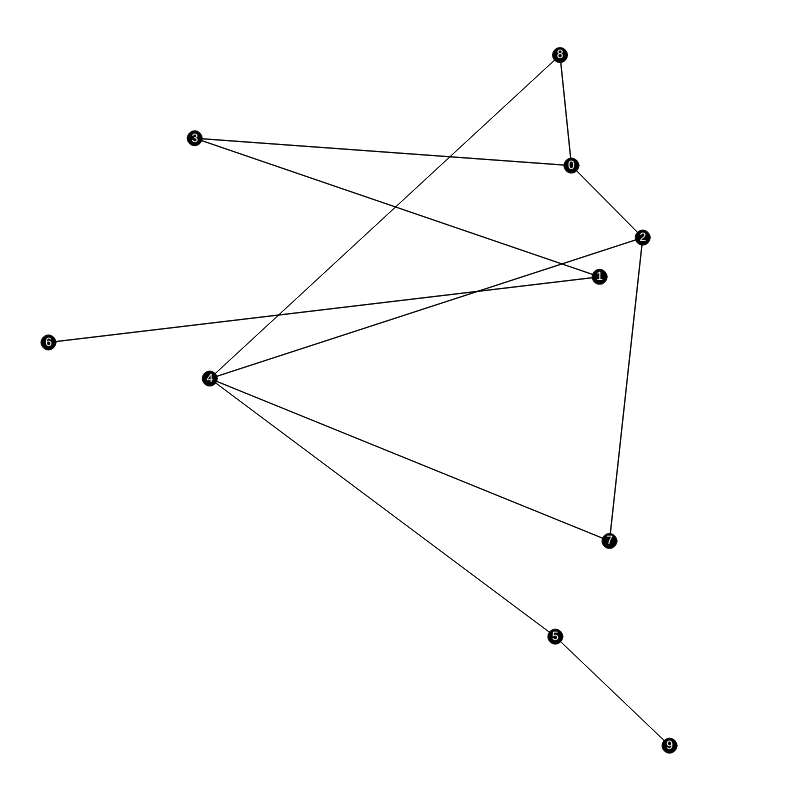
Frame 1 (no input)
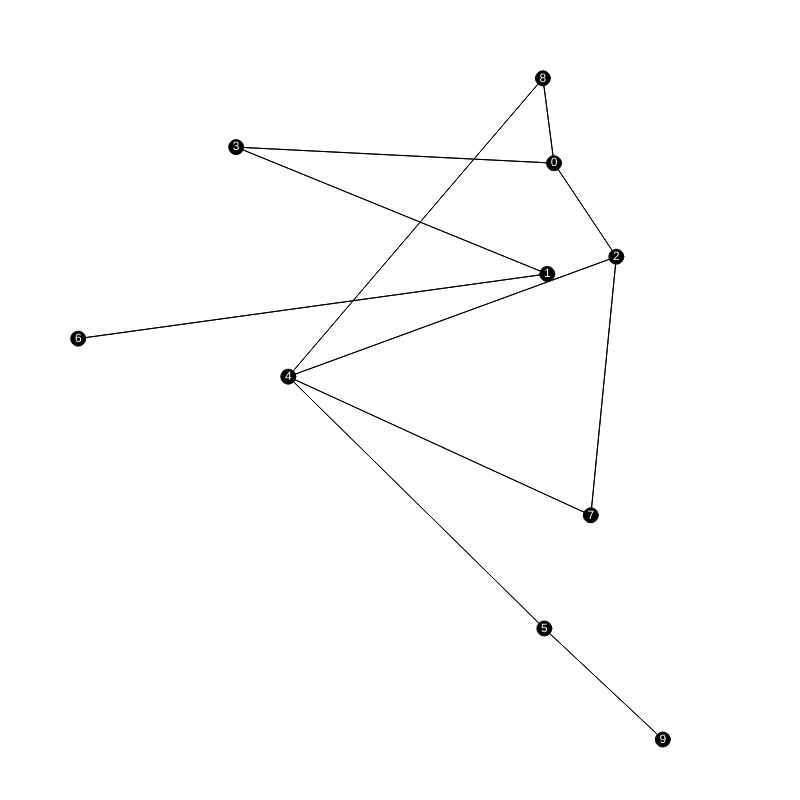
Frame 60 (no input)
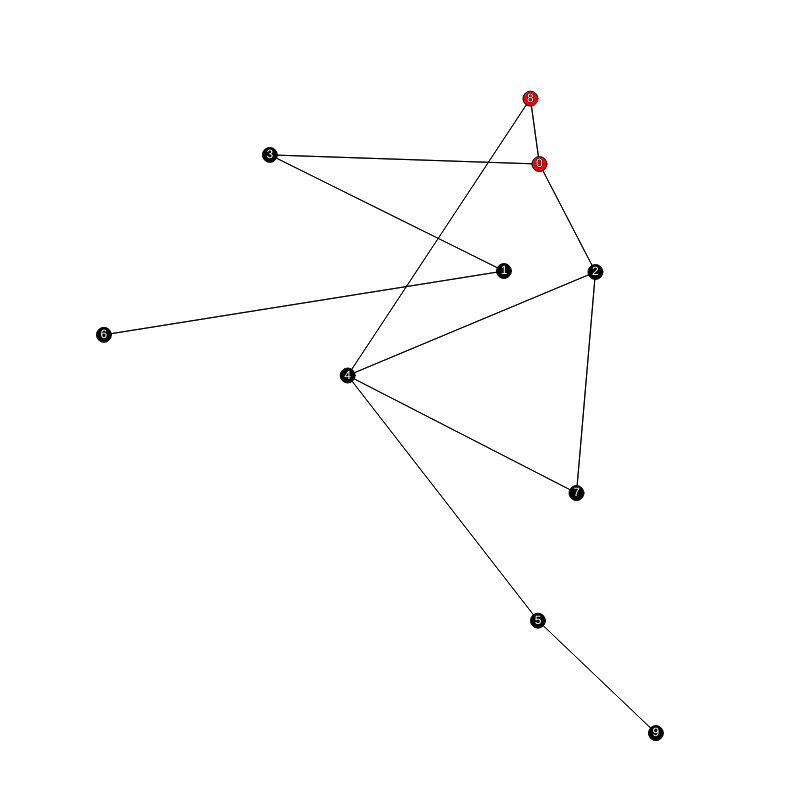
Frame 120 (the mouse pressed at the canvas centre since frame 60)

The p5.js sketch that drew these frames (run headless with seeded random() and noise() and a simulated clock; from frame 60 on, the mouse is pressed at the canvas centre):

// p5.js sketch
// ── sketch.js
let graph;
//let attractionConstantSlider;
//let repulsionConstantSlider;

function setup() {
  createCanvas(800, 800);
  graph = getRandomGraph(10,3, true);

}

function draw() {
  background(255);
  fill(0);

  graph.draw(label = true);
  graph.updateNodesPosition();

  // on click, run the BFS algorithm
  if (mouseIsPressed && mouseButton === LEFT) {
    breadthFirstSearch(graph, 100);
  }
  // on right click, reset the graph
  if (mouseIsPressed && mouseButton === RIGHT) {
    graph.resetColor();
  }
}

// ── algorithms.js
function getRandomGraph(N, edges, connected = false) {
    let graph = new Graph();
    for (let i = 0; i < N; i++) {
      graph.addNode(new Node(i));
    }
    
    // add random edges
    for (let i = 0; i < edges; i++) {
      let node1 = Math.floor(random(N));
      let node2 = Math.floor(random(N));
      graph.addEdge(node1, node2);
    }
  
    // make sure the graph is connected
    if (connected) {
      // traverse the graph
      let visited = new Set();
      let stack = [graph.nodes[0]];
      while (stack.length > 0) {
        let node = stack.pop();
        visited.add(node);
        graph.adjList.get(node).forEach(neighbor => {
          if (!visited.has(neighbor)) {
            stack.push(neighbor);
          }
        })
      }
      // get the unvisited nodes
      let unvisited = graph.nodes.filter(node => !visited.has(node));
      // connect the unvisited nodes
      visited = Array.from(visited);
      for (let i = 0; i < unvisited.length; i++) {
        let node1 = unvisited[i];
        let node2 = visited[Math.floor(random(visited.length))];
        graph.addEdge(node1.value, node2.value);
        visited.push(node1);
      }
    }
    return graph;
}

function sleep(ms) {
  return new Promise(resolve => setTimeout(resolve, ms));
}

async function breadthFirstSearch(graph, timeDelay = 0) {
  let visited = new Set();
  let stack = [graph.nodes[0]];

  while (stack.length > 0) {
      let node = stack.pop();

      // Simulate a delay
      await sleep(timeDelay);

      visited.add(node);
      node.color = color(255, 0, 0);
      graph.adjList.get(node).forEach(neighbor => {
          if (!visited.has(neighbor)) {
              stack.push(neighbor);
          }
      });
  }
}

async function fleurysAlgorithm(graph, timeDelay = 0) {
  if (!graph.connected()) return;
}
// ── edge.js
class Edge {
    constructor (startNode, endNode) {
        this.startNode = startNode;
        this.endNode = endNode;
    }

    toString() {
        return [this.startNode.value, this.endNode.value].sort().join("-");
    }
}
// ── graph.js
class Graph {
    constructor() {
        this.nodes = [];
        this.adjList = new Map();
        this.nodeDiameter = 10;
    }

    addNode(node) {
        this.nodes.push(node);
        this.adjList.set(node, []);
    }

    removeNode(node) {
        const index = this.nodes.indexOf(node);
        if (index > -1) {
            this.nodes.splice(index, 1);
            delete this.adjList[node];
        }
    }

    addEdge(value1, value2) {
        // search for node1 and node2 in this.nodes
        const foundNode1 = this.nodes.find(node => node.value === value1);
        const foundNode2 = this.nodes.find(node => node.value === value2);
        // check if edges already exist
        if (this.adjList.get(foundNode1).includes(foundNode2) || this.adjList.get(foundNode2).includes(foundNode1)) {
            return;
        }
        // print found nodes
        console.log(foundNode1, foundNode2);
        if (!foundNode1 || !foundNode2) {
            return;
        }
        this.adjList.get(foundNode1).push(foundNode2)
        this.adjList.get(foundNode2).push(foundNode1)
    }

    removeEdge(node1, node2) {
        const index1 = this.adjList[node1].indexOf(node2);
        const index2 = this.adjList[node2].indexOf(node1);
        if (index1 > -1) {
            this.adjList[node1].splice(index1, 1);
        }
        if (index2 > -1) {
            this.adjList[node2].splice(index2, 1);
        }
    }

    updateNodesPosition() {
        const attractionConstant = 0.01;
        const repulsionConstant = 1000;
        this.nodes.forEach(node => {
            let totalForceX = 0;
            let totalForceY = 0;

            // Forces between this node and its neighbors
            this.adjList.get(node).forEach(neighbor => {
                const distance = dist(node.x, node.y, neighbor.x, neighbor.y) + 1; // Avoid divide-by-zero
                const angle = atan2(neighbor.y - node.y, neighbor.x - node.x);

                // Attraction force
                const attractionForceX = attractionConstant * distance * cos(angle);
                const attractionForceY = attractionConstant * distance * sin(angle);

                totalForceX += attractionForceX;
                totalForceY += attractionForceY;
            });

            // Repulsion between all nodes
            this.nodes.forEach(otherNode => {
                if (node !== otherNode) {
                    const distance = dist(node.x, node.y, otherNode.x, otherNode.y) + 1;
                    const angle = atan2(node.y - otherNode.y, node.x - otherNode.x);

                    // Repulsion force
                    const repulsionForceX = repulsionConstant / (distance * distance) * cos(angle);
                    const repulsionForceY = repulsionConstant / (distance * distance) * sin(angle);

                    totalForceX += repulsionForceX;
                    totalForceY += repulsionForceY;
                }
            });

            // Update position with damping
            node.x += totalForceX * 0.1;
            node.y += totalForceY * 0.1;

            // Constrain positions to canvas
            node.x = constrain(node.x, 0 + this.nodeDiameter/2, width - this.nodeDiameter/2);
            node.y = constrain(node.y, 0 + this.nodeDiameter/2, height - this.nodeDiameter/2);
        });
    }

    draw(label = false) {
        // draw edges
        stroke(0);
        this.nodes.forEach(node => {
            this.adjList.get(node).forEach(neighbor => {
                line(node.x, node.y, neighbor.x, neighbor.y);
            });
        });
        // draw nodes
        this.nodes.forEach(node => {
            node.draw(label = label);
        })
    }

    setConstants(attractionConstant, repulsionConstant) {
        this.attractionConstant = attractionConstant;
        this.repulsionConstant = repulsionConstant;
    }

    resetColor() {
        for (let node of this.nodes) {
            node.color = color(0);
        }
    }

    print() {
        let result = '';
        this.nodes.forEach(node => {
            result += node.value + ' -> ' + this.adjList.get(node).map(node => node.value).join(', ') + '\n';
        });
        console.log(result);
    }

    isEulerian() {
        // check connectedness
        let even = 0;
        let odd = 0;
        this.nodes.forEach(node => {
            let length = this.adjList.get(node).length;
            if (length == 0) return false;
            if (length % 2 == 0) {
                even++;
            } else {
                odd++;
            }
        })
        if (odd == 0 || odd == 2) return true;
        return false;
    }

    isConnected() {
        let visited = new Set();
        let stack = [graph.nodes[0]];

        while (stack.length > 0) {
            let node = stack.pop();
            visited.add(node);
            graph.adjList.get(node).forEach(neighbor => {
                if (!visited.has(neighbor)) {
                    stack.push(neighbor);
                }
            });
        }

        if (visited.size == this.nodes.length) return true;
        return false;
    }

    getOddVertices() {
        let oddVertices = [];
        this.nodes.forEach(node => {
            let N = this.adjList.get(node).length;
            if (N % 2 != 0) {
                oddVertices.push(node);
            }
        });
        return oddVertices;
    }

    getEvenVertices() {
        let oddVertices = this.getOddVertices();
        let evenVertices = this.nodes;
        oddVertices.forEach(oddVertex => {
            evenVertices = evenVertices.filter(vertex => vertex !== oddVertex);
        });
        return evenVertices;
    }
}
// ── node.js
class Node {
    constructor(value) {
        this.value = value;
        this.color = color(0);
        this.x = random(width);
        this.y = random(height);
    }

    static nodeEquals(node1, node2) {
        return node1.value === node2.value;
    }

    draw(label = false) {
        fill(this.color);
        circle(this.x, this.y, 10);
        if (label) {
            circle(this.x, this.y, 15);
            fill(255);
            textAlign(CENTER, CENTER);
            text(this.value, this.x, this.y);
            fill(this.color);  
        } else {
            circle(this.x, this.y, 10);
        }
    }
}
